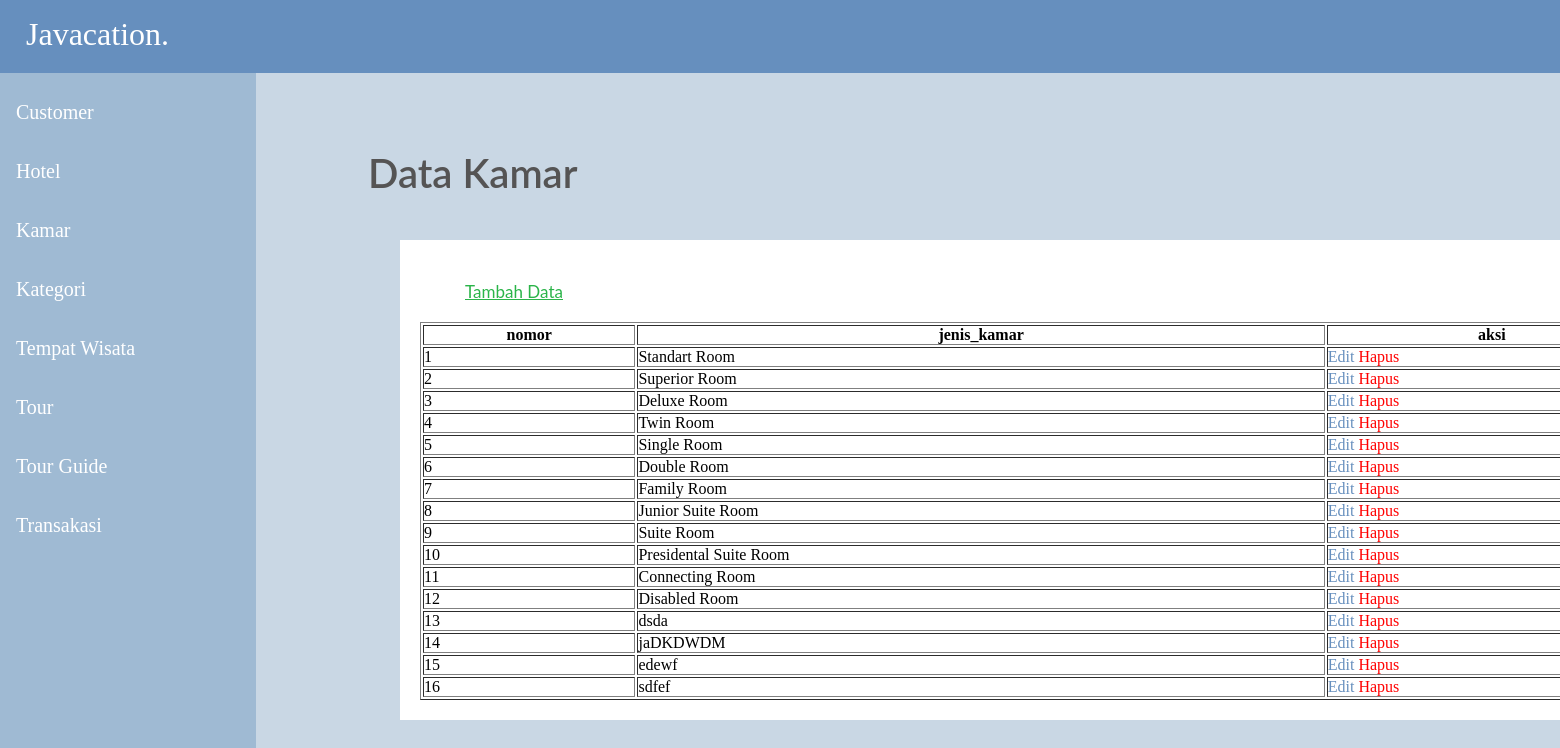
Page /admin/kamar.php on the committed database.
### tables this page shows
CREATE TABLE `kamar` (
  `id_kamar` int(50) NOT NULL,
  `jenis_kamar` varchar(255) NOT NULL
);

### admin/kamar.php (the view, shortened to what this page needs)
<!DOCTYPE html>
<html lang="en">
<head>
    <link rel="stylesheet" href="style5.css">
</head>
<body>
<div class="kamar">
                    <div class="logo"><a href='customer.php'>Javacation.</a></div>
    <ul>
    <li><a href="customer.php">Customer</a></li>
    <li><a href="hotel.php">Hotel</a></li>
    <li><a href="kamar.php">Kamar</a></li>
    <li><a href="kategori.php">Kategori</a></li>
    <li><a href="tempat_wisata.php">Tempat Wisata</a></li>
    <li><a href="tour.php">Tour</a></li>
    <li><a href="tour_guide.php">Tour Guide</a></li>
    <li><a href="transaksi.php">Transakasi</a></li>
    </ul>
        <h3>Data Kamar</h3>
        <div class="table-kamar">
        <table border="1">
            <tr>
                <th>nomor</th>
                <th>jenis_kamar</th>
                <th>aksi</th>
            </tr>
            <p><a href="add_kamar.php">Tambah Data</a></p>
            </div>
            <?php
            $host = new mysqli("localhost","root","","pariwisata");
            $query_mysql = mysqli_query($host,"SELECT * FROM kamar") or die(mysqli_error());
            $nomor=1;
            while($data = mysqli_fetch_array($query_mysql)){
            ?>
            <tr>
                <td><?php echo $nomor++; ?></td>
                <td><?php echo $data['jenis_kamar']; ?></td>
                <td>
                    <a href="edit-kamar.php?edit=<?php echo $data['id_kamar']; ?>" class="edit">Edit</a>
                    <a href="delete-kamar.php?hapus=<?php echo $data['id_kamar']; ?>" class="delete"
                    onclick="return confirm('Yakin Ingin Menghapus?')">Hapus</a>
                </td>
            </tr>
            <?php } ?>
        </div>
        </body>
</html>

### admin/style5.css (style rules this page uses)
* { padding: 0; margin: 0; }
.kamar { position: relative; width: 1280px; height: 864px; }
.logo { position: absolute; width: 1737px; height: 73px; left: 0px; top: 0px; background: #668FBE; }
.logo a { position: absolute; width: 168px; height: 43px; left: 26px; top: 13px; text-decoration: none; font-family: 'Prata'; font-style: normal; font-weight: 400; font-size: 32px; line-height: 43px; color: #FFFFFF; }
body { position: relative; width: 1280px; height: 832px; background: #C9D7E4; }
ul { list-style-type: none; margin-top: 73px; padding: 0; width: 20%; background-color: #9FBAD3; position: absolute; height: 100%; overflow: auto; }
li a { margin-top: 20px; display: block; color: #FFFFFF; padding: 8px 16px; text-decoration: none; font-family: 'Andika'; font-style: normal; font-weight: 400; font-size: 20px; }
h3 { position: absolute; width: 300px; height: 48px; left: 368px; top: 149px; font-family: 'Lato', sans-serif; font-style: normal; font-weight: 600; font-size: 40px; color: #555454; }
.table-kamar { position: relative; display: flex; left: 400px; top: 240px; flex-direction: column; padding-left: 20px; padding-right: 20px; padding-bottom: 20px; background: #FFFFFF; }
.table-kamar p { position: relative; width: 150px; height: 42px; left: 45px; top: 40px; font-family: 'Lato',sans-serif; font-style: normal; font-weight: 400; font-size: 17px; line-height: 24px; padding-bottom: 40px; text-decoration-line: underline; color: #2BB449; }
.table-kamar p a { color: #2BB449; }
.edit { text-decoration: none; color: #668FBE; }
.delete { text-decoration: none; color: #FF0000; }

### rows in the picture
kamar: jenis_kamar "Standart Room"
kamar: jenis_kamar "Superior Room"
kamar: jenis_kamar "Deluxe Room"
kamar: jenis_kamar "Twin Room"
kamar: jenis_kamar "Single Room"
kamar: jenis_kamar "Double Room"
kamar: jenis_kamar "Family Room"
kamar: jenis_kamar "Junior Suite Room"
kamar: jenis_kamar "Suite Room"
kamar: jenis_kamar "Presidental Suite Room"
kamar: jenis_kamar "Connecting Room"
kamar: jenis_kamar "Disabled Room"
kamar: jenis_kamar "dsda"
kamar: jenis_kamar "jaDKDWDM"
kamar: jenis_kamar "edewf"
kamar: jenis_kamar "sdfef"
